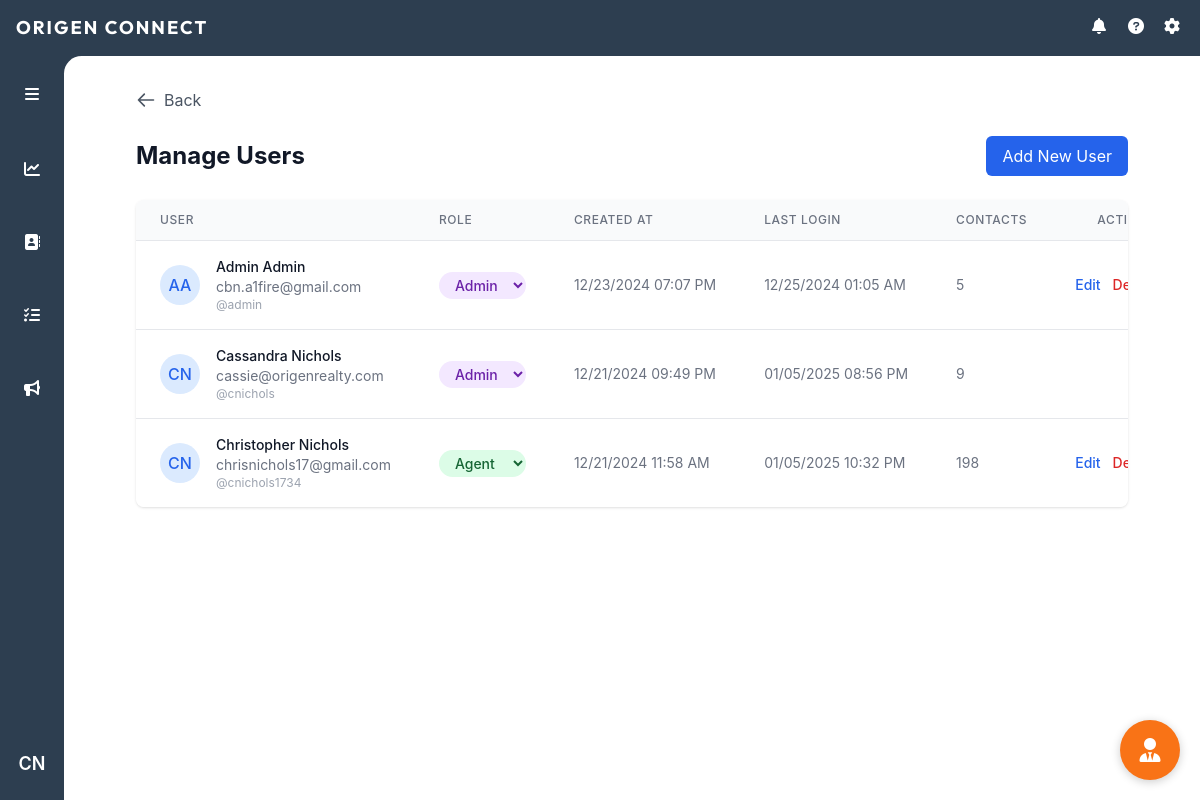
The app's page /manage-users (signed in) with its own data.
### models.py (models this page shows, shortened)
class User(UserMixin, db.Model):
    id = db.Column(db.Integer, primary_key=True)
    username = db.Column(db.String(80), unique=True, nullable=False)
    email = db.Column(db.String(120), unique=True, nullable=False)
    password_hash = db.Column(db.String(128))
    first_name = db.Column(db.String(80), nullable=False)
    last_name = db.Column(db.String(80), nullable=False)
    role = db.Column(db.String(20), nullable=False, default='agent')
    created_at = db.Column(db.DateTime, nullable=False, default=datetime.utcnow)
    last_login = db.Column(db.DateTime)

### routes/auth.py (the view)
@auth_bp.route('/manage-users')
@login_required
@admin_required
def manage_users():
    users = User.query.order_by(User.created_at.desc()).all()
    return render_template('manage_users.html', users=users, format_datetime=format_datetime_cst)

### app.py (called while the page is built)
def create_app():
    app = Flask(__name__)
    app.config.from_object('config.Config')
    db.init_app(app)
    migrate = Migrate(app, db)
    login_manager = LoginManager()
    login_manager.init_app(app)
    login_manager.login_view = 'auth.login'
    app.jinja_env.filters['abs'] = abs
    mail = Mail()
    mail.init_app(app)
    @login_manager.user_loader
    def load_user(user_id):
        return User.query.get(int(user_id))
    register_blueprints(app)
    app.register_blueprint(ai_chat)
    app.register_blueprint(daily_todo)
    return app

### routes/auth.py (called while the page is built)
def format_datetime_cst(utc_dt):
    if not utc_dt:
        return 'Never'
    central = pytz.timezone('America/Chicago')
    if utc_dt.tzinfo is None:
        utc_dt = pytz.utc.localize(utc_dt)
    central_dt = utc_dt.astimezone(central)
    return central_dt.strftime('%m/%d/%Y %I:%M %p')

def admin_required(f):
    @wraps(f)
    def decorated_function(*args, **kwargs):
        if not current_user.is_authenticated or current_user.role != 'admin':
            flash('You do not have permission to access this page.', 'error')
            return redirect(url_for('main.index'))
        return f(*args, **kwargs)
    return decorated_function

@auth_bp.before_request
def update_last_login():
    if current_user.is_authenticated:
        current_user.last_login = datetime.utcnow()
        try:
            db.session.commit()
        except:
            db.session.rollback()

### templates/manage_users.html
{% extends "base.html" %}
{% block content %}
<div class="container mx-auto px-4 py-8">
    <div class="max-w-6xl mx-auto">
        <button onclick="history.back()" class="flex items-center text-gray-600 hover:text-gray-800 mb-6">
            <svg class="w-5 h-5 mr-2" fill="none" stroke="currentColor" viewBox="0 0 24 24">
                <path stroke-linecap="round" stroke-linejoin="round" stroke-width="2" d="M10 19l-7-7m0 0l7-7m-7 7h18"/>
            </svg>
            Back
        </button>
        <div class="flex justify-between items-center mb-6">
            <h1 class="text-2xl font-bold text-gray-900">Manage Users</h1>
            <a href="{{ url_for('auth.register') }}" class="bg-blue-600 text-white px-4 py-2 rounded-md hover:bg-blue-700">
                Add New User
            </a>
        </div>
        <div class="bg-white rounded-lg shadow overflow-hidden">
            <table class="min-w-full divide-y divide-gray-200">
                <thead class="bg-gray-50">
                    <tr>
                        <th class="px-6 py-3 text-left text-xs font-medium text-gray-500 uppercase tracking-wider">
                            User
                        </th>
                        <th class="px-6 py-3 text-left text-xs font-medium text-gray-500 uppercase tracking-wider">
                            Role
                        </th>
                        <th class="px-6 py-3 text-left text-xs font-medium text-gray-500 uppercase tracking-wider">
                            Created At
                        </th>
                        <th class="px-6 py-3 text-left text-xs font-medium text-gray-500 uppercase tracking-wider">
                            Last Login
                        </th>
                        <th class="px-6 py-3 text-left text-xs font-medium text-gray-500 uppercase tracking-wider">
                            Contacts
                        </th>
                        <th class="px-6 py-3 text-right text-xs font-medium text-gray-500 uppercase tracking-wider">
                            Actions
                        </th>
                    </tr>
                </thead>
                <tbody class="bg-white divide-y divide-gray-200">
                    {% for user in users %}
                    <tr class="hover:bg-gray-50">
                        <td class="px-6 py-4 whitespace-nowrap">
                            <div class="flex items-center">
                                <div class="flex-shrink-0 h-10 w-10 rounded-full bg-blue-100 flex items-center justify-center">
                                    <span class="text-blue-600 font-medium">{{ user.first_name[0] }}{{ user.last_name[0] }}</span>
                                </div>
                                <div class="ml-4">
                                    <div class="text-sm font-medium text-gray-900">
                                        {{ user.first_name }} {{ user.last_name }}
                                    </div>
                                    <div class="text-sm text-gray-500">
                                        {{ user.email }}
                                    </div>
                                    <div class="text-xs text-gray-400">
                                        @{{ user.username }}
                                    </div>
                                </div>
                            </div>
                        </td>
                        <td class="px-6 py-4 whitespace-nowrap">
                            <form method="POST" action="{{ url_for('auth.update_user_role', user_id=user.id) }}" class="inline-flex">
                                <select name="role"
                                        onchange="this.form.submit()"
                                        class="text-sm rounded-full px-3 py-1 font-medium
                                        {% if user.role == 'admin' %}
                                            bg-purple-100 text-purple-800
                                        {% else %}
                                            bg-green-100 text-green-800
                                        {% endif %}
                                        border-0 cursor-pointer hover:bg-opacity-75">
                                    <option value="agent" {% if user.role == 'agent' %}selected{% endif %}>Agent</option>
                                    <option value="admin" {% if user.role == 'admin' %}selected{% endif %}>Admin</option>
                                </select>
                            </form>
                        </td>
                        <td class="px-6 py-4 whitespace-nowrap text-sm text-gray-500">
                            {{ format_datetime(user.created_at) }}
                        </td>
                        <td class="px-6 py-4 whitespace-nowrap text-sm text-gray-500">
                            {{ format_datetime(user.last_login) }}
                        </td>
                        <td class="px-6 py-4 whitespace-nowrap text-sm text-gray-500">
                            {{ user.contacts|length }}
                        </td>
                        <td class="px-6 py-4 whitespace-nowrap text-right text-sm font-medium">
                            <div class="flex justify-end space-x-3">
                                <a href="{{ url_for('auth.edit_user', user_id=user.id) }}"
                                   class="text-blue-600 hover:text-blue-900">
                                    Edit
                                </a>
                                {% if user.id != current_user.id %}
                                <form method="POST" action="{{ url_for('auth.delete_user', user_id=user.id) }}" class="inline">
                                    <button type="submit"
                                            onclick="return confirm('Are you sure you want to delete this user?')"
                                            class="text-red-600 hover:text-red-900">
                                        Delete
                                    </button>
                                </form>
                                {% endif %}
                            </div>
                        </td>
                    </tr>
                    {% endfor %}
                </tbody>
            </table>
        </div>
    </div>
</div>
{% endblock %}

### templates/base.html (shortened to what this page needs)
<!DOCTYPE html>
<html lang="en" data-theme="light">
<head>
    <script src="https://cdn.tailwindcss.com"></script>
    <link href="https://cdn.jsdelivr.net/npm/daisyui@4.7.2/dist/full.min.css" rel="stylesheet" type="text/css" />
    <link rel="stylesheet" href="https://cdnjs.cloudflare.com/ajax/libs/font-awesome/6.0.0/css/all.min.css">
    <link rel="stylesheet" href="{{ url_for('static', filename='css/ai_chat.css') }}">
</head>
<body class="h-screen flex flex-col bg-[#2d3e50]">
<header class="text-white h-14 items-center justify-between hidden md:flex">
    <div class="pl-4 company-name">origen connect</div>
    <div class="flex items-center space-x-4 pr-4 relative">
        {% if current_user.is_authenticated %}
            <i class="fas fa-bell h-5 w-5"></i>
            <i class="fas fa-question-circle h-5 w-5"></i>
            <i class="fas fa-cog h-5 w-5"></i>
        {% else %}
            <a href="{{ url_for('auth.login') }}" class="text-white hover:text-gray-200">
                <i class="fas fa-sign-in-alt h-5 w-5"></i>
            </a>
        {% endif %}
    </div>
</header>
<div class="flex flex-1 overflow-hidden relative">
    <aside id="sidebar" class="w-16 transition-all duration-300 ease-in-out flex-col items-center py-4 z-10 hidden md:flex">
        <div class="w-full flex justify-center mb-8">
            <button id="sidebarToggle" class="p-2.5 rounded-lg hover:bg-[#3d4d63] text-white">
                <i class="fas fa-bars"></i>
            </button>
        </div>
        <div class="relative group mb-8 w-full px-3">
            <a href="{{ url_for('main.dashboard') }}" class="sidebar-link flex items-center p-2.5 rounded-lg hover:bg-[#3d4d63] {% if request.endpoint == 'main.dashboard' %}text-orange-500{% else %}text-white{% endif %}">
                <div class="w-full flex items-center">
                    <div class="flex justify-center w-[24px]">
                        <i class="fas fa-chart-line"></i>
                    </div>
                </div>
            </a>
        </div>
        <div class="relative group mb-8 w-full px-3">
            <a href="{{ url_for('main.index') }}" class="sidebar-link flex items-center p-2.5 rounded-lg hover:bg-[#3d4d63] {% if request.endpoint == 'main.index' %}text-orange-500{% else %}text-white{% endif %}">
                <div class="w-full flex items-center">
                    <div class="flex justify-center w-[24px]">
                        <i class="fas fa-address-book"></i>
                    </div>
                </div>
            </a>
        </div>
        <div class="relative group mb-8 w-full px-3">
            <a href="{{ url_for('tasks.tasks') }}" class="sidebar-link flex items-center p-2.5 rounded-lg hover:bg-[#3d4d63] {% if request.endpoint == 'tasks.tasks' %}text-orange-500{% else %}text-white{% endif %}">
                <div class="w-full flex items-center">
                    <div class="flex justify-center w-[24px]">
                        <i class="fas fa-tasks"></i>
                    </div>
                </div>
            </a>
        </div>
        <div class="relative group mb-8 w-full px-3">
            <a href="{{ url_for('main.marketing') }}" class="sidebar-link flex items-center p-2.5 rounded-lg hover:bg-[#3d4d63] {% if request.endpoint == 'main.marketing' %}text-orange-500{% else %}text-white{% endif %}">
                <div class="w-full flex items-center">
                    <div class="flex justify-center w-[24px]">
                        <i class="fas fa-bullhorn"></i>
                    </div>
                </div>
            </a>
        </div>
        {% if current_user.is_authenticated %}
            <div class="relative group w-full flex justify-center">
                <button
                    id="userIcon"
                    class="w-10 h-10 rounded-full hover:bg-[#3d4d63] text-white flex items-center justify-center text-lg font-semibold transition-colors duration-200"
                >
                    {{ current_user.first_name[0] }}{{ current_user.last_name[0] }}
                </button>
            </div>
        {% endif %}
    </aside>
    <main class="flex-1 overflow-auto bg-white md:absolute inset-0 md:ml-16 md:rounded-tl-[1.1rem] pb-14 md:pb-0 transition-all duration-300" id="mainContent">
        <div class="content-wrapper">
            {% block content %}{% endblock %}
        </div>
    </main>
</div>
</body>
</html>

### templates/base.html (style rules this page uses)
body { font-family: -apple-system, "SF Pro Display", "Helvetica Neue", Helvetica, Arial, sans-serif; }
.company-name { font-family: "Outfit", sans-serif; letter-spacing: 2px; text-transform: uppercase; font-size: 1.15rem; font-weight: 700; }
:root { --sidebar-width: 4rem; --sidebar-expanded-width: 11rem; }
#sidebar .sidebar-link { padding: 0.625rem 0.75rem; }

### records on screen
User: first_name "C", last_name "N", first_name "Cassandra", last_name "Nichols", email "cassie@origenrealty.com", username "cnichols", role "Admin", created_at "12/21/2024 09:49 PM", last_login "01/05/2025 08:56 PM", contacts|length "9"
User: first_name "A", last_name "A", first_name "Admin", last_name "Admin", email "cbn.a1fire@gmail.com", username "admin", role "Admin", created_at "12/23/2024 07:07 PM", last_login "12/25/2024 01:05 AM", contacts|length "5"
User: first_name "C", last_name "N", first_name "Christopher", last_name "Nichols", email "chrisnichols17@gmail.com", username "cnichols1734", role "Agent", created_at "12/21/2024 11:58 AM", last_login "01/05/2025 10:32 PM", contacts|length "198"
